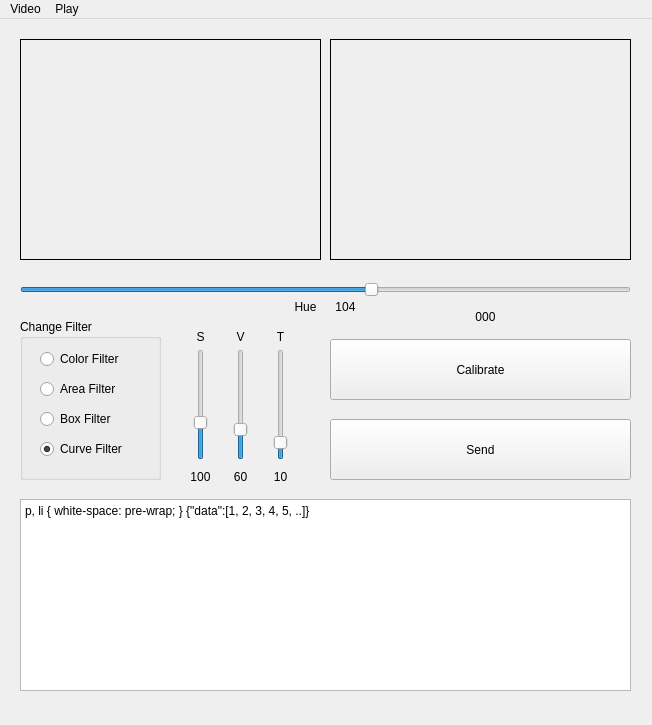
<?xml version="1.0" encoding="UTF-8"?>
<ui version="4.0">
 <class>VideoPlayer</class>
 <widget class="QMainWindow" name="VideoPlayer">
  <property name="geometry">
   <rect>
    <x>0</x>
    <y>0</y>
    <width>652</width>
    <height>725</height>
   </rect>
  </property>
  <property name="windowTitle">
   <string>VideoPlayer</string>
  </property>
  <widget class="QWidget" name="centralWidget">
   <widget class="VideoWidget" name="inputFrame">
    <property name="geometry">
     <rect>
      <x>20</x>
      <y>20</y>
      <width>301</width>
      <height>221</height>
     </rect>
    </property>
    <property name="frameShape">
     <enum>QFrame::Box</enum>
    </property>
    <property name="text">
     <string/>
    </property>
    <property name="scaledContents">
     <bool>false</bool>
    </property>
    <property name="alignment">
     <set>Qt::AlignCenter</set>
    </property>
   </widget>
   <widget class="VideoWidget" name="processedFrame">
    <property name="geometry">
     <rect>
      <x>330</x>
      <y>20</y>
      <width>301</width>
      <height>221</height>
     </rect>
    </property>
    <property name="frameShape">
     <enum>QFrame::Box</enum>
    </property>
    <property name="text">
     <string/>
    </property>
    <property name="scaledContents">
     <bool>false</bool>
    </property>
    <property name="alignment">
     <set>Qt::AlignCenter</set>
    </property>
   </widget>
   <widget class="QSlider" name="hueSlider">
    <property name="geometry">
     <rect>
      <x>20</x>
      <y>260</y>
      <width>611</width>
      <height>22</height>
     </rect>
    </property>
    <property name="maximum">
     <number>180</number>
    </property>
    <property name="singleStep">
     <number>1</number>
    </property>
    <property name="pageStep">
     <number>1</number>
    </property>
    <property name="value">
     <number>104</number>
    </property>
    <property name="orientation">
     <enum>Qt::Horizontal</enum>
    </property>
   </widget>
   <widget class="QGroupBox" name="groupBox">
    <property name="geometry">
     <rect>
      <x>20</x>
      <y>300</y>
      <width>141</width>
      <height>161</height>
     </rect>
    </property>
    <property name="title">
     <string>Change Filter</string>
    </property>
    <widget class="QRadioButton" name="areaFilter">
     <property name="geometry">
      <rect>
       <x>20</x>
       <y>60</y>
       <width>95</width>
       <height>20</height>
      </rect>
     </property>
     <property name="text">
      <string>Area Filter</string>
     </property>
     <property name="checked">
      <bool>false</bool>
     </property>
    </widget>
    <widget class="QRadioButton" name="colorFilter">
     <property name="geometry">
      <rect>
       <x>20</x>
       <y>30</y>
       <width>95</width>
       <height>20</height>
      </rect>
     </property>
     <property name="text">
      <string>Color Filter</string>
     </property>
     <property name="checked">
      <bool>false</bool>
     </property>
    </widget>
    <widget class="QRadioButton" name="boxFilter">
     <property name="geometry">
      <rect>
       <x>20</x>
       <y>90</y>
       <width>95</width>
       <height>20</height>
      </rect>
     </property>
     <property name="text">
      <string>Box Filter</string>
     </property>
    </widget>
    <widget class="QRadioButton" name="curverFilter">
     <property name="geometry">
      <rect>
       <x>20</x>
       <y>120</y>
       <width>95</width>
       <height>20</height>
      </rect>
     </property>
     <property name="text">
      <string>Curve Filter</string>
     </property>
     <property name="checked">
      <bool>true</bool>
     </property>
    </widget>
   </widget>
   <widget class="QSlider" name="satSlider">
    <property name="geometry">
     <rect>
      <x>190</x>
      <y>330</y>
      <width>22</width>
      <height>111</height>
     </rect>
    </property>
    <property name="maximum">
     <number>255</number>
    </property>
    <property name="value">
     <number>80</number>
    </property>
    <property name="orientation">
     <enum>Qt::Vertical</enum>
    </property>
   </widget>
   <widget class="QSlider" name="valSlider">
    <property name="geometry">
     <rect>
      <x>230</x>
      <y>330</y>
      <width>22</width>
      <height>111</height>
     </rect>
    </property>
    <property name="maximum">
     <number>255</number>
    </property>
    <property name="value">
     <number>60</number>
    </property>
    <property name="orientation">
     <enum>Qt::Vertical</enum>
    </property>
   </widget>
   <widget class="QSlider" name="trshSlider">
    <property name="geometry">
     <rect>
      <x>270</x>
      <y>330</y>
      <width>22</width>
      <height>111</height>
     </rect>
    </property>
    <property name="maximum">
     <number>100</number>
    </property>
    <property name="value">
     <number>10</number>
    </property>
    <property name="orientation">
     <enum>Qt::Vertical</enum>
    </property>
   </widget>
   <widget class="QLabel" name="satLabel">
    <property name="geometry">
     <rect>
      <x>190</x>
      <y>450</y>
      <width>21</width>
      <height>16</height>
     </rect>
    </property>
    <property name="text">
     <string>100</string>
    </property>
    <property name="alignment">
     <set>Qt::AlignCenter</set>
    </property>
   </widget>
   <widget class="QLabel" name="valLabel">
    <property name="geometry">
     <rect>
      <x>230</x>
      <y>450</y>
      <width>21</width>
      <height>16</height>
     </rect>
    </property>
    <property name="text">
     <string>60</string>
    </property>
    <property name="alignment">
     <set>Qt::AlignCenter</set>
    </property>
   </widget>
   <widget class="QLabel" name="trshLabel">
    <property name="geometry">
     <rect>
      <x>270</x>
      <y>450</y>
      <width>21</width>
      <height>16</height>
     </rect>
    </property>
    <property name="text">
     <string>10</string>
    </property>
    <property name="alignment">
     <set>Qt::AlignCenter</set>
    </property>
   </widget>
   <widget class="QLabel" name="hueLabel">
    <property name="geometry">
     <rect>
      <x>330</x>
      <y>280</y>
      <width>31</width>
      <height>16</height>
     </rect>
    </property>
    <property name="text">
     <string>104</string>
    </property>
    <property name="alignment">
     <set>Qt::AlignCenter</set>
    </property>
   </widget>
   <widget class="QLabel" name="satLabel_2">
    <property name="geometry">
     <rect>
      <x>190</x>
      <y>310</y>
      <width>21</width>
      <height>16</height>
     </rect>
    </property>
    <property name="text">
     <string>S</string>
    </property>
    <property name="alignment">
     <set>Qt::AlignCenter</set>
    </property>
   </widget>
   <widget class="QLabel" name="valLabel_2">
    <property name="geometry">
     <rect>
      <x>230</x>
      <y>310</y>
      <width>21</width>
      <height>16</height>
     </rect>
    </property>
    <property name="text">
     <string>V</string>
    </property>
    <property name="alignment">
     <set>Qt::AlignCenter</set>
    </property>
   </widget>
   <widget class="QLabel" name="valLabel_3">
    <property name="geometry">
     <rect>
      <x>270</x>
      <y>310</y>
      <width>21</width>
      <height>16</height>
     </rect>
    </property>
    <property name="text">
     <string>T</string>
    </property>
    <property name="alignment">
     <set>Qt::AlignCenter</set>
    </property>
   </widget>
   <widget class="QLabel" name="hueLabel_2">
    <property name="geometry">
     <rect>
      <x>290</x>
      <y>280</y>
      <width>31</width>
      <height>16</height>
     </rect>
    </property>
    <property name="text">
     <string>Hue</string>
    </property>
    <property name="alignment">
     <set>Qt::AlignCenter</set>
    </property>
   </widget>
   <widget class="QPushButton" name="calibrateButton">
    <property name="geometry">
     <rect>
      <x>330</x>
      <y>320</y>
      <width>301</width>
      <height>61</height>
     </rect>
    </property>
    <property name="text">
     <string>Calibrate</string>
    </property>
   </widget>
   <widget class="QPushButton" name="sendButton">
    <property name="geometry">
     <rect>
      <x>330</x>
      <y>400</y>
      <width>301</width>
      <height>61</height>
     </rect>
    </property>
    <property name="text">
     <string>Send</string>
    </property>
   </widget>
   <widget class="QLabel" name="calLabel">
    <property name="geometry">
     <rect>
      <x>470</x>
      <y>290</y>
      <width>31</width>
      <height>16</height>
     </rect>
    </property>
    <property name="text">
     <string>000</string>
    </property>
    <property name="alignment">
     <set>Qt::AlignCenter</set>
    </property>
   </widget>
   <widget class="QTextBrowser" name="textOutput">
    <property name="geometry">
     <rect>
      <x>20</x>
      <y>480</y>
      <width>611</width>
      <height>192</height>
     </rect>
    </property>
    <property name="html">
     <string>&lt;!DOCTYPE HTML PUBLIC &quot;-//W3C//DTD HTML 4.0//EN&quot; &quot;http://www.w3.org/TR/REC-html40/strict.dtd&quot;&gt;
&lt;html&gt;&lt;head&gt;&lt;meta name=&quot;qrichtext&quot; content=&quot;1&quot; /&gt;&lt;style type=&quot;text/css&quot;&gt;
p, li { white-space: pre-wrap; }
&lt;/style&gt;&lt;/head&gt;&lt;body style=&quot; font-family:'MS Shell Dlg 2'; font-size:7.8pt; font-weight:400; font-style:normal;&quot;&gt;
&lt;p style=&quot; margin-top:0px; margin-bottom:0px; margin-left:0px; margin-right:0px; -qt-block-indent:0; text-indent:0px;&quot;&gt;{&amp;quot;data&amp;quot;:[1, 2, 3, 4, 5, ..]}&lt;/p&gt;&lt;/body&gt;&lt;/html&gt;</string>
    </property>
   </widget>
  </widget>
  <widget class="QMenuBar" name="menuBar">
   <property name="geometry">
    <rect>
     <x>0</x>
     <y>0</y>
     <width>652</width>
     <height>26</height>
    </rect>
   </property>
   <widget class="QMenu" name="menuVideo">
    <property name="title">
     <string>Video</string>
    </property>
    <addaction name="actionVideodatei_ffnen"/>
    <addaction name="actionKamera_ffnen"/>
   </widget>
   <widget class="QMenu" name="menuPlay">
    <property name="title">
     <string>Play</string>
    </property>
    <addaction name="actionPlay"/>
   </widget>
   <addaction name="menuVideo"/>
   <addaction name="menuPlay"/>
  </widget>
  <action name="actionVideodatei_ffnen">
   <property name="text">
    <string>Videodatei Öffnen ...</string>
   </property>
  </action>
  <action name="actionKamera_ffnen">
   <property name="text">
    <string>Kamera Öffnen</string>
   </property>
  </action>
  <action name="actionPlay">
   <property name="text">
    <string>Play</string>
   </property>
  </action>
 </widget>
 <layoutdefault spacing="6" margin="11"/>
 <customwidgets>
  <customwidget>
   <class>VideoWidget</class>
   <extends>QLabel</extends>
   <header>videowidget.h</header>
  </customwidget>
 </customwidgets>
 <resources/>
 <connections/>
</ui>
